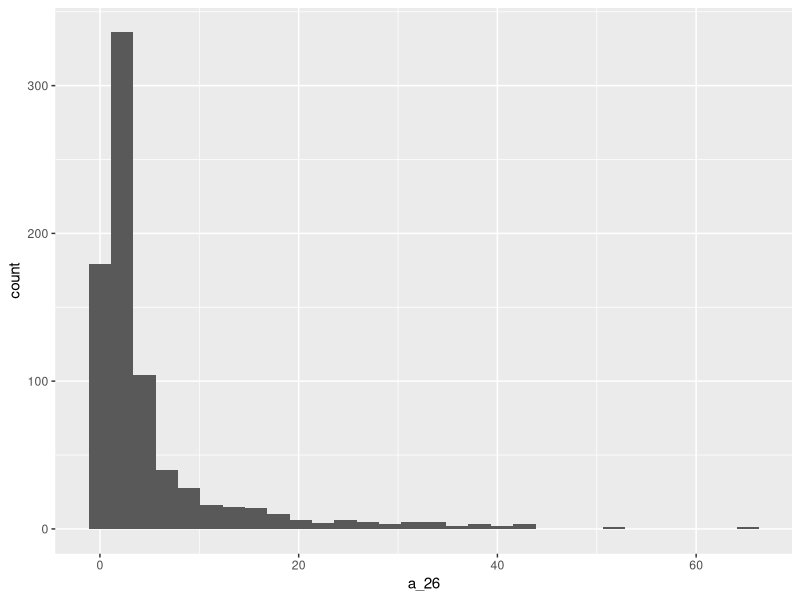

Generate this figure with R:
library(tidyverse)
library(ggplot2)

galaxies <-   read_csv("suites_dw_Table1_cleaned.csv")

ggplot(data = galaxies, aes(x = a_26))+
  geom_histogram()
